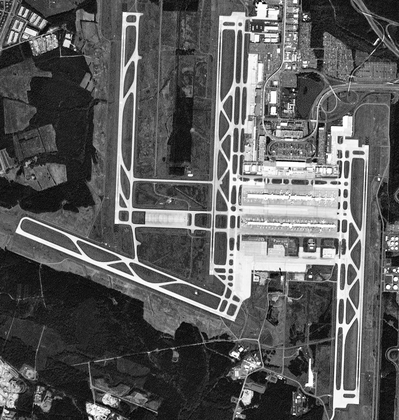
%> input picture IAD_Planet.tif, 399 x 420 px, shrunk from 1082 x 1139 before the run
$ octave Houghpeaks_and_Houghlines.m   (GNU Octave 9; MATLAB toolbox functions it lacks are replaced by stand-ins)
%> lines starting %> are read from the running program, lines starting %| are printed output that depends on the picture
### Hough_T.m
%=======================
% Syntax: Hough_T.m
% Description: The function below calculates a Hough Transformation
% given an input image, and an edge detector operation
% Input: The input image(f) (an edges image calculated using an edge
% detector, such as the Canny Edge detector)
% Output: Calculations for Theta (Denoted as "thetaVec" - angle of normal representation of the
% line to the x-axis), and Rho (Denoted as "rhoVec" - distnce of normal representation of the line
% from coordinate center) and image coordinates of individual edge pixels (x,y) are used to determine the
% accumulator array (Denoted as "accumulatorMatrix" - The Hough Transformation
% accumulator)
%=======================
% Brendan Casey
% Mini-Project
% December 10, 2018
% Task 3
%=======================

function [accumulatorMatrix, thetaVec, rhoVec] = Hough_T(f)

    thetaVec = [-90:89];

% Define size of the image (D), in order to find the rho_max. Rho Max equals
% the distance of the diagonal of the image.  This is equivalent to the
% longest "Normal line" of rho max.  We use rho max to find the vector of
% rho values (R)
    D = size(f);
    rho_max = floor((D(1)^2 + D(2)^2)^0.5);
    rhoVec = [-rho_max + 1 : rho_max];
% Define the accumulator based on "T" and "R" values.  The default setting
% for the bins size is "1."  All values in the accumulator are set to zero
% intially:

    accumulatorMatrix = zeros(length(rhoVec), length(thetaVec));

%Initiallize the find command which runs through all indices of the rows
%and columns of the image (the canny edge detector image as defined in the
%command line):

    [row,col] = find(f);

% Calculate values in the accumulator array by implementing the Hough Transformation (HT).  This is performed with a nested "for loop.”
% For every pixel found, calculate the Rho based on the Theta value:

    for k = 1:length(row)
        y = row(k);
        x = col(k);

        for i = 1:length(thetaVec)
            R_new = floor((x*cos(thetaVec(i)*(pi/180))) + ((y*sin(thetaVec(i)*pi/180)))) + (rho_max + 1);
            accumulatorMatrix(R_new,i) = accumulatorMatrix(R_new,i) + 1;

        end
    end


### Houghpeaks_and_Houghlines.m
%=======================
% Syntax: Houghpeaks_and_Houghlines.m
% Description: The script below defines the parameters for the Hough
% Transformation function and implements the Hough Transformation, where peak
% values of the accumulator are plotted and analyzed to determine the
% extent of each line in the image.  Additionally, the lines are
% displayed on the original image
% Input: 'IAD_Plnet.tif' (Denoted as "I"), edge image (Denoted as "E" - defined through the Canny edge
% detector)
% Output: The top 30 peaks in the Hough Transformation accumulator using the "houghpeaks" command, (Denoted as "HT_P",
% the lines corresponding to the top peaks calculated with the "houghlines" command, illustrating the longest detected edge line
%=======================
% Brendan Casey
% Mini-Project
% December 10, 2018
% Task 3, Part 2
%=======================

% Read the image:
I = imread('IAD_Planet.tif');
%> I is the input picture: size 420x399 uint8; min 0, max 255, mean 91.3

% Apply the Canny Edge Detector to the image:
E = edge(I,'canny',[0.35,0.5]);
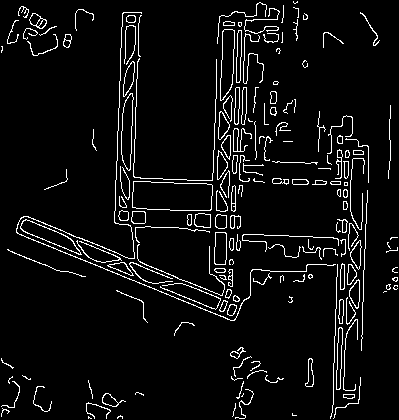
%> E: size 420x399 logical; 5.7% white in thin lines or dots

% Calculate the Hough Transform of the image based on the Accumulator (HT),
% Theta Values (thetaVec), and Rho Values (rhoVec):
[HT, thetaVec, rhoVec] = Hough_T(E);
%> in Hough_T, `[row,col] = find(f);`: row = 9594 values from 2 to 419; col = 9594 values from 2 to 398
%> the loop in Hough_T, `for k = 1:length(row)` made 9594 passes
%> (y, x) on passes 1 to 3: (47, 2), (51, 2), (52, 2)
%> after the loop in Hough_T, `for k = 1:length(row)`:
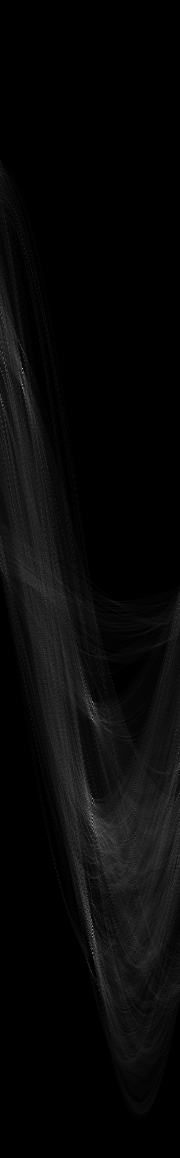
%> accumulatorMatrix: size 1158x180 double; min 0, max 206, mean 8.3
%> thetaVec = 180 values from -90 to 89; rhoVec = 1158 values from -578 to 579

% Show the original Image:
h_1 = subplot(2,1,1);
imshow(I), title('IAD Planet.tif');

% Plot the Hough Transform:
h_2 = subplot(2,1,2);
imshow(imadjust(rescale(HT)),'XData',thetaVec,'YData',rhoVec,...
    'InitialMagnification','fit');
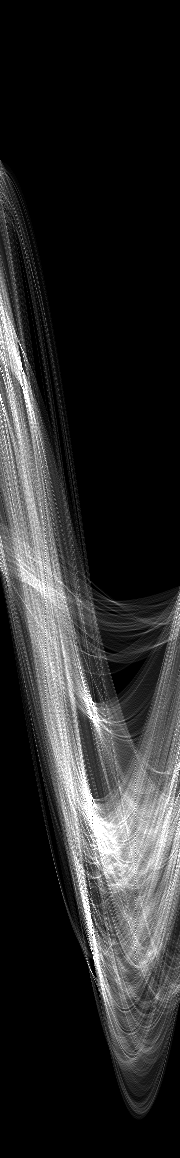
%> displayed picture: size 1158x180, on the screen's scale of 0 to 255; min 0, max 255, mean 42.6
title('Hough transform of Dulles Airstrip');
xlabel('\theta'), ylabel('\rho');
axis on, axis normal, hold on;
colorbar;

% Show Hough peaks in the accumulator array:
HT_P  = houghpeaks(HT,30,'threshold',ceil(0.3*max(HT(:))));
%> HT_P = 30 rows, first 12: [369 23; 937 93; 385 23; 826 93; 799 93; 720 93; 703 93; 406 3; 954 93; 798 88; 833 96; 812 90]
x = thetaVec(HT_P(:,2)); y = rhoVec(HT_P(:,1));
%> after `x = thetaVec(HT_P(:,2))`: x = 30 values, max 88 at index 20, min -90 at index 25, mean -22.23
%> after `y = rhoVec(HT_P(:,1))`: y = 30 values, max 380 at index 19, min -271 at index 25, mean 92.6
plot(x,y,'s','color','blue');
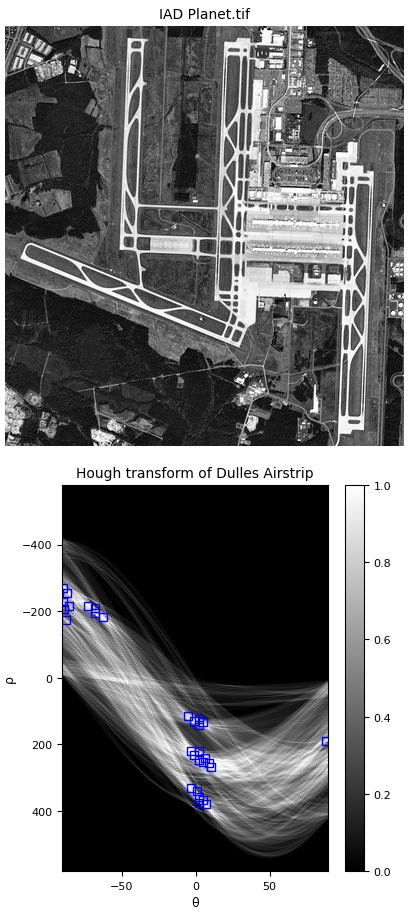
%> figure redrawn from the program's plot data, 2 panels


% Create Hough lines: Show strongest edges in the image based on Hough peaks:
lines = houghlines(E,thetaVec,rhoVec,HT_P,'FillGap',5,'MinLength',7);
%> lines = 87 lines; longest, point1 to point2 (x, y): (18, 234) to (233, 321), (22, 219) to (71, 239), (183, 284) to (228, 302), (164, 180) to (212, 181), (78, 241) to (121, 259), (131, 263) to (172, 279)
figure, imshow(I), hold on
max_len = 0;
for k = 1:length(lines)
    xy = [lines(k).point1; lines(k).point2];
    plot(xy(:,1),xy(:,2),'LineWidth',2,'Color','green');


    % Plot beginnings and ends of lines:
    plot(xy(1,1),xy(1,2),'x','LineWidth',2,'Color','yellow');
    plot(xy(2,1),xy(2,2),'x','LineWidth',2,'Color','red');

    % Determine the endpoints of the longest line segment:
    len = norm(lines(k).point1 - lines(k).point2);
    if ( len > max_len)
        max_len = len;
        xy_long = xy;
    end
end
%> this loop made 87 passes
%> (len, max_len, xy_long) on pass 1: (231.9, 231.9, [18 234; 233 321])
%> (xy, len) on passes 2 to 7: ([335 362; 345 367], 11.18), ([354 151; 354 159], 8), ([22 219; 71 239], 52.92), ([78 241; 121 259], 46.62), ([131 263; 172 279], 44.01), ([183 284; 228 302], 48.47)

% Illustrate the longest Hough Lines' edge:
plot(xy_long(:,1),xy_long(:,2),'LineWidth',2,'Color','magenta'), title('Top 30 peaks, And Longest Hough Lines Edge');
%> after `title('Top 30 peaks, And Longest Hough Lines Edge')`:
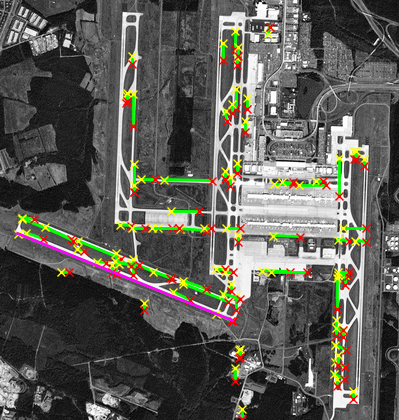
%> figure redrawn from the program's plot data; its title reads 'Top 30 peaks, And Longest Hough Lines Edge'
